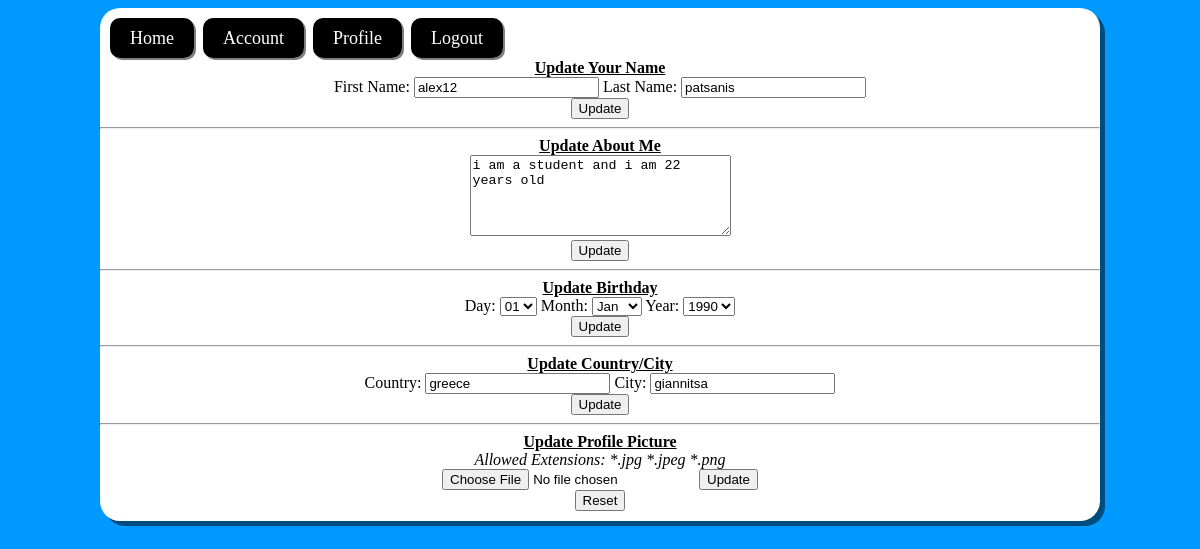
Page /accountUser.php (signed in) on the committed database.
### tables this page shows
CREATE TABLE IF NOT EXISTS `users` (
  `id` int(11) NOT NULL AUTO_INCREMENT,
  `username` tinytext,
  `password` tinytext,
  `firstname` tinytext,
  `lastname` tinytext,
  `profileext` blob,
  `aboutme` tinytext,
  `birthday` tinytext,
  `country` tinytext,
  `city` tinytext,
  PRIMARY KEY (`id`)
);

### functionsUser.php (called while the page is built, shortened)
<?php
function getUsersData($id)
{
	$array = array();
	$q = mysql_query("SELECT * FROM `users` WHERE `id`=".$id);
	while($r = mysql_fetch_assoc($q))
	{
		$array['id'] = $r['id'];
		$array['username'] = $r['username'];
		$array['password'] = $r['password'];
		$array['firstname'] = $r['firstname'];
		$array['lastname'] = $r['lastname'];
		$array['profileext'] = $r['profileext'];
		$array['aboutme'] = $r['aboutme'];
		$array['birthday'] = $r['birthday'];
		$array['country'] = $r['country'];
		$array['city'] = $r['city'];
	}
	return $array;
}
function getId($username)
{
	$q = mysql_query("SELECT `id` FROM `users` WHERE `username`='".$username."'");
	while($r = mysql_fetch_assoc($q))
	{
		return $r['id'];
	}
}
?>

### accountUser.php (the view, shortened to what this page needs)
<?php
require("functionsUser.php");
?>
<!doctype html>
<html>
<head>
<link type="text/css" rel="stylesheet" href="styles.css" />
</head>
<body>
<div id="container">
	<div id="menu">
		<a href="index.php">Home</a>
		<a href="accountUser.php">Account</a>
		<a href="profileUser.php">Profile</a>
		<a href="logout.php">Logout</a>
	</div>
    <?php $usersData = getUsersData(getId($_SESSION['username']));  ?>
    <strong><u>Update Your Name</u></strong>
    <form action="accountUser.php?update=name" method="POST">
    	First Name: <input type="text" maxlength="15" name="fName" value="<?php if(isset($_POST['fName'])) echo trim(mysql_real_escape_string($_POST['fName'])); else echo $usersData['firstname']; ?>" />
        Last Name: <input type="text" maxlength="15" name="lName" value="<?php if(isset($_POST['lName'])) echo trim(mysql_real_escape_string($_POST['lName'])); else echo $usersData['lastname']; ?>" /><br />
        <input type="submit" name="nameSubmit" value="Update" />
    </form>
    <hr />
    <strong><u>Update About Me</u></strong>
    <form action="accountUser.php?update=aboutMe" method="POST">
    	<textarea name="aboutMe" maxlength="100" rows="5" cols="30"><?php if(isset($_POST['aboutMe'])) echo trim(mysql_real_escape_string($_POST['aboutMe'])); else echo $usersData['aboutme']; ?></textarea><br />
        <input type="submit" name="aboutMeSubmit" value="Update" />
    </form>
    <hr />
    <strong><u>Update Birthday</u></strong>
    <form action="accountUser.php?update=birthday" method="POST">
		Day: <select name="day">
				<option>01</option>
        	</select>
			Month: <select name="month">
				<option value="01">Jan</option>
            	</select>
			Year: <select name="year">
				<option>1990</option>
			</select><br />
        <input type="submit" name="birthdaySubmit" value="Update" />
    </form>
    <hr />
    <strong><u>Update Country/City</u></strong>
    <form action="accountUser.php?update=countryCity" method="POST">
        Country: <input type="text" maxlength="50" name="country" value="<?php if(isset($_POST['country'])) echo trim(mysql_real_escape_string($_POST['country'])); else echo $usersData['country']; ?>" />
        City: <input type="text" maxlength="50" name="city" value="<?php if(isset($_POST['city'])) echo trim(mysql_real_escape_string($_POST['city'])); else echo $usersData['city']; ?>" /><br />
        <input type="submit" name="countryCitySubmit" value="Update" />
    </form>
    <hr />
    <strong><u>Update Profile Picture</u></strong><br />
    <i>Allowed Extensions: *.jpg *.jpeg *.png</i>
    <form action="accountUser.php?update=profilePicture" method="POST" enctype="multipart/form-data">
    	<input type="file" name="profilePicture" /> <input type="submit" name="profilePictureSubmit" value="Update">
    </form>
    <?php if($usersData['profileext']!="n/a"){ ?>
    	<form action="accountUser.php?update=resetProfilePictureStep1" method="POST" >
    		<input type="submit" name="profilePictureStep1Submit" value="Reset">
    	</form>
    <?php } ?>
</div>
</body>
</html>

### styles.css (style rules this page uses)
body { background-color:#09F; }
#container { position:relative; width:1000px; left:50%; margin-left:-500px; background-color:#FFF; border-radius:20px; padding-top:10px; padding-bottom:10px; text-align:center; box-shadow:5px 5px rgba(0,0,0,0.5); }
#menu { margin:10px; text-align:left; }
#menu a { background-color:#000; color:#FFF; padding:10px 20px 10px 20px; font-size:18px; text-decoration:none; border-radius:10px; margin-right:5px; box-shadow:2px 2px rgba(0,0,0,0.5); }

### rows in the picture
users: fName "alex12", lName "patsanis", aboutMe "i am a student and i am 22 years old", country "greece", city "giannitsa"
